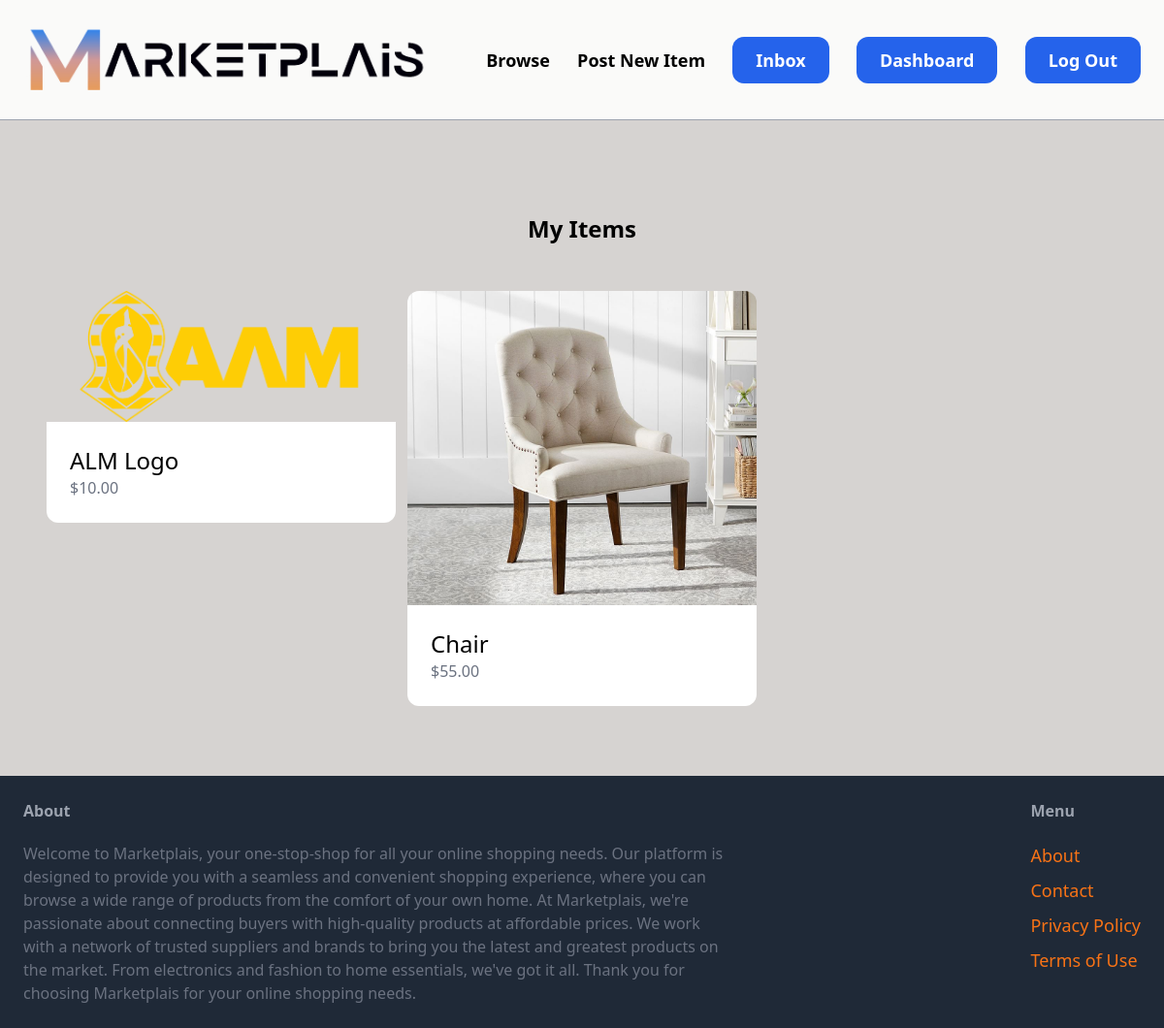
Page /dashboard/ (signed in) on the committed database.
### item/models.py (models this page shows, shortened)
class Item(models.Model):
  category = models.ForeignKey(Category, related_name='items', on_delete=models.CASCADE)
  name = models.CharField(max_length=255)
  image = models.ImageField(upload_to="Item_Images", blank=True, null=True)
  description = models.TextField(blank=True, null=True)
  price = models.FloatField()
  sold = models.BooleanField(default=False)
  creator = models.ForeignKey(User, related_name='items', on_delete=models.CASCADE)
  creationTime = models.DateTimeField(auto_now_add=True)

### dashboard/views.py (the view)
# urls.py: path('', views.index, name='index'),
@login_required
def index(request):
  items = Item.objects.filter(creator=request.user)
  return render(request, 'dashboard/index.html',{
    'items': items,
  })

### dashboard/templates/dashboard/index.html (shortened to what this page needs)
{% extends 'core/base.html' %}
{% block content %}
  <div class="mt-6 px-6 py-12 bg-gray-175 rounded-xl">
    <h2 class="mb-12 text-2xl text-center"><b>My Items</b></h2>
    <div class="grid grid-cols-3 gap-3">
      {% for item in items %}
        <div>
          <a href="{% url 'item:detail' item.id %}">
            <div>
              <img src="{{ item.image.url }}" class="rounded-t-xl">
            </div>
            <div class="p-6 bg-white rounded-b-xl hover:bg-sky-100">
              <h2 class="text-2xl">{{ item.name }}</h2>
              <p class="text-gray-500">${{ item.price|floatformat:2 }}</p>
            </div>
          </a>
        </div>
      {% endfor %}
    </div>
  </div>
{% endblock %}

### rows in the picture
Item: image (picture), name "ALM Logo", price "10.00"
Item: image (picture), name "Chair", price "55.00"
